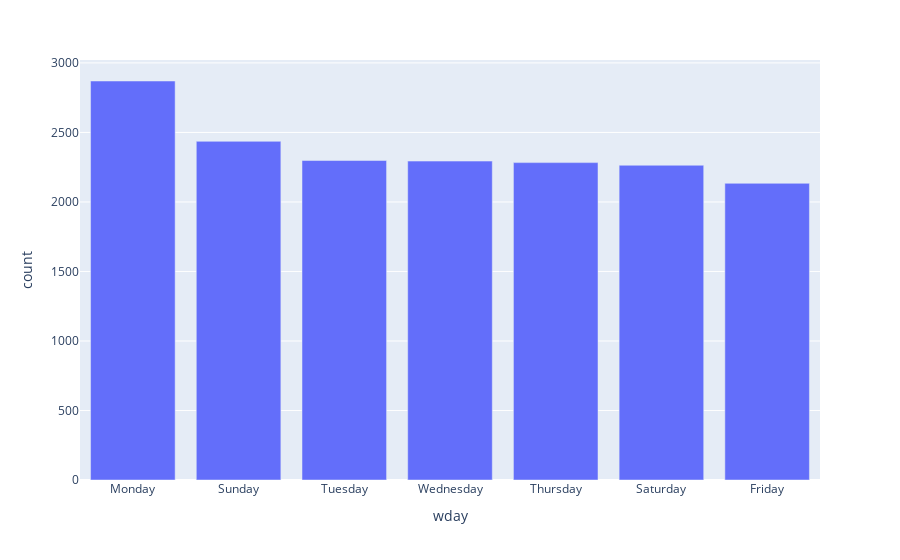

Notebook source saved alongside this figure:
### Code cell
draw_bar_chart(train, 'wday')

### Figure 1 — Plotly figure (JSON) as saved in the notebook; plotly's stock layout.template omitted (floating-point values rounded to 4 significant figures)
{"data": [{"alignmentgroup": "True", "hovertemplate": "wday=%{x}<br>count=%{y}<extra></extra>", "legendgroup": "", "marker": {"color": "#636efa", "pattern": {"shape": ""}}, "name": "", "offsetgroup": "", "orientation": "v", "showlegend": false, "textposition": "auto", "type": "bar", "x": ["Monday", "Sunday", "Tuesday", "Wednesday", "Thursday", "Saturday", "Friday"], "xaxis": "x", "y": [2870, 2436, 2298, 2294, 2283, 2264, 2134], "yaxis": "y"}], "layout": {"barmode": "relative", "legend": {"tracegroupgap": 0}, "margin": {"t": 60}, "xaxis": {"anchor": "y", "domain": [0, 1], "title": {"text": "wday"}}, "yaxis": {"anchor": "x", "domain": [0, 1], "title": {"text": "count"}}}}
